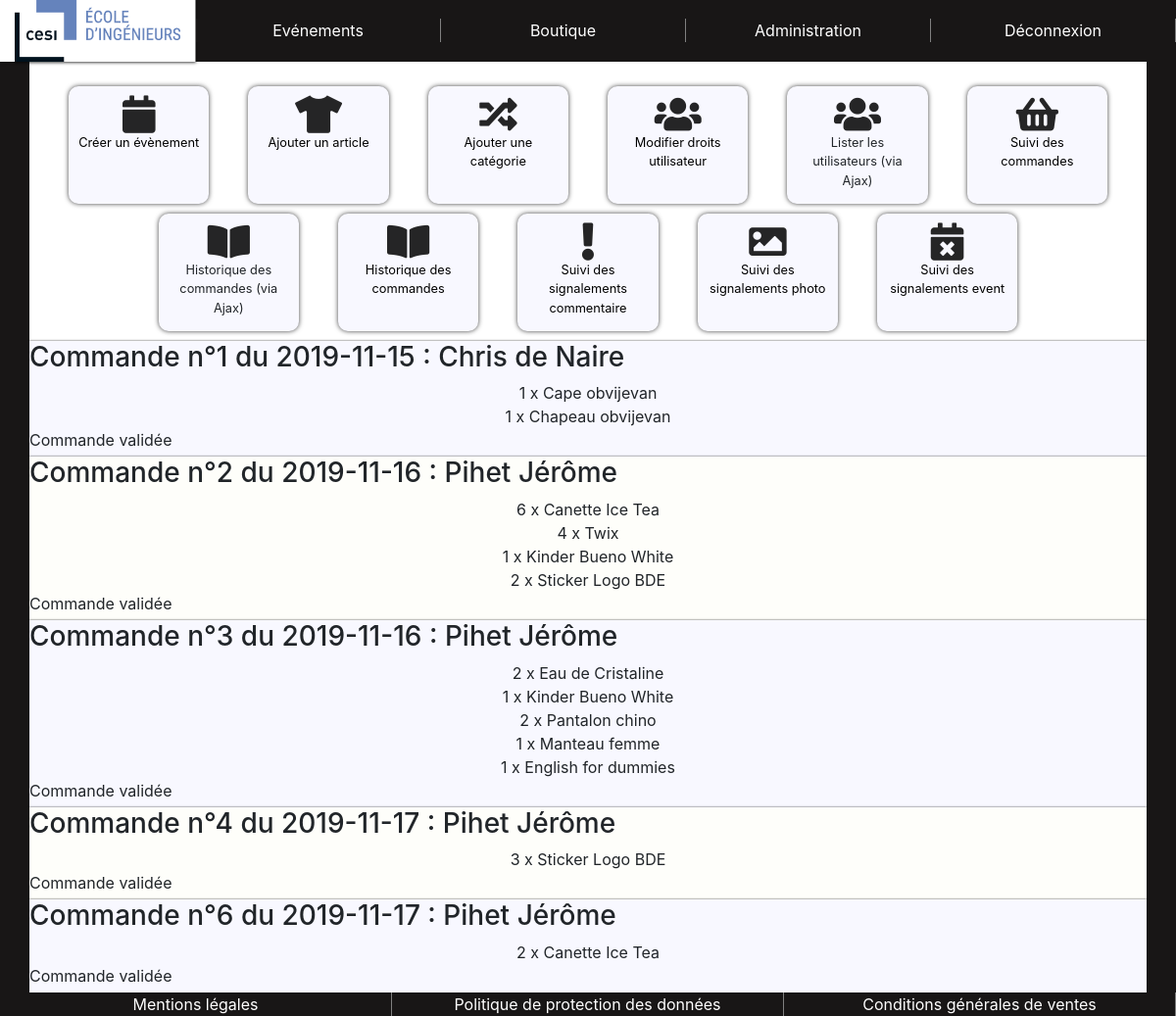
Screenshot of /admin.php?page=commandHistory (signed in) with the database file from the repository.
### tables this page shows
CREATE TABLE IF NOT EXISTS `user` (
  `id` int(11) NOT NULL AUTO_INCREMENT,
  `nom` varchar(50) NOT NULL,
  `prenom` varchar(50) NOT NULL,
  `droit` int(11) NOT NULL DEFAULT '0',
  `email` varchar(50) NOT NULL,
  `password` tinytext NOT NULL,
  `id_Centre` int(11) NOT NULL,
  `token` tinytext,
  PRIMARY KEY (`id`),
  KEY `User_Centre_FK` (`id_Centre`)
);

CREATE TABLE IF NOT EXISTS `commande` (
  `id` int(11) NOT NULL AUTO_INCREMENT,
  `date` date NOT NULL,
  `etat` tinyint(1) NOT NULL DEFAULT '0',
  `id_User` int(11) NOT NULL,
  PRIMARY KEY (`id`),
  KEY `Commande_User_FK` (`id_User`)
);

CREATE TABLE IF NOT EXISTS `article_commande` (
  `id` int(11) NOT NULL,
  `id_Commande` int(11) NOT NULL,
  `qte` int(11) NOT NULL,
  PRIMARY KEY (`id`,`id_Commande`),
  KEY `article_commande_Commande0_FK` (`id_Commande`)
);

CREATE TABLE IF NOT EXISTS `article` (
  `id` int(11) NOT NULL AUTO_INCREMENT,
  `nom_article` varchar(50) NOT NULL,
  `description` longtext NOT NULL,
  `prix` decimal(12,2) NOT NULL,
  `id_Categorie` int(11) NOT NULL,
  `url` varchar(150) NOT NULL,
  `id_centre` int(11) DEFAULT NULL,
  `deleted` int(11) DEFAULT '0',
  PRIMARY KEY (`id`),
  KEY `Article_Categorie_FK` (`id_Categorie`),
  KEY `id_centre` (`id_centre`)
);

### php/bo/commandHistory.php (the view, shortened to what this page needs)
<?php
  $groupID=NULL;
  $id=NULL;
  $requete = $bdd->prepare("SELECT  user.nom, user.prenom, commande.id, commande.date ,article.nom_article,article_commande.qte
  FROM ((commande INNER JOIN user ON commande.id_User = user.id)
  INNER JOIN article_commande ON commande.id = article_commande.id_Commande)
  INNER JOIN article on article_commande.id = article.id
  WHERE commande.etat=1
  ORDER BY commande.id");
  $requete->execute();
  $once=false;
  echo'<div class="container-fluid">
  <div class="row">';
  while($result = $requete->fetch(PDO::FETCH_BOTH)){
    if($result[2]!=$id){
        if($groupID!=NULL){
            echo'Commande validée
                </div>';
        }
        $groupID=false;
    }
    if(!$groupID){
        echo'<div class="col-12 command">
        <h3>Commande n°'.$result[2].' du '.$result[3].' : '.$result[0].' '.$result[1].'</h3>';
        $groupID=true;
        $once=true;
        $id=$result[2];
    }
        echo '<div class="suivi">'.$result[5].' x '.$result[4].'</div>';
  }
  if($once){
    echo'Commande validée
    </div>';
  }
?>

### assets/css/style.css (style rules this page uses)
body { background-color: #181616; display: flex; flex-direction: column; flex-flow: column nowrap; justify-content: space-between; min-height: 100vh; }
.command, .signal { padding: 0px 0px 5px 0px; }
.command:nth-child(odd), .signal:nth-child(odd) { background-color: #f8f8ff; box-shadow: 0px 0px 2px 0px rgba(0, 0, 0, 0.75); }
.command:nth-child(even), .signal:nth-child(even) { background-color: #fefefa; box-shadow: 0px 0px 2px 0px rgba(0, 0, 0, 0.75); }
.suivi { display: flex; justify-content: center; }

### rows the page displays
user: commande.id "1", commande.date "2019-11-15", nom "Chris", prenom "de Naire", article_commande.qte "1", article.nom_article "Cape obvijevan", article.nom_article "Chapeau obvijevan"
user: shows "Commande validée", commande.id "2", commande.date "2019-11-16", nom "Pihet", prenom "Jérôme", article_commande.qte "6", article.nom_article "Canette Ice Tea", article_commande.qte "4", article.nom_article "Twix", article_commande.qte "1", article.nom_article "Kinder Bueno White", article_commande.qte "2", article.nom_article "Sticker Logo BDE", commande.id "3", article.nom_article "Eau de Cristaline", article.nom_article "Pantalon chino", article.nom_article "Manteau femme", article.nom_article "English for dummies", commande.id "4", commande.date "2019-11-17", article_commande.qte "3", commande.id "6"
